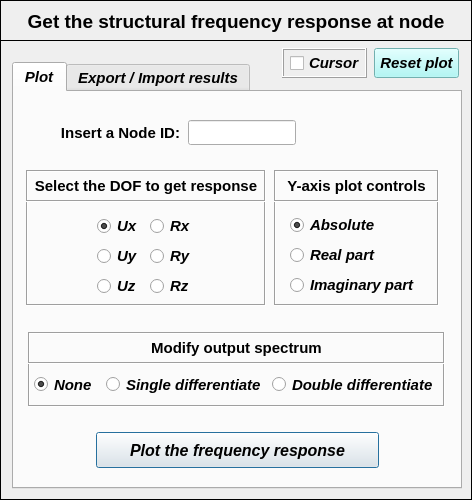
<?xml version="1.0" encoding="UTF-8"?>
<ui version="4.0">
 <class>Dialog</class>
 <widget class="QDialog" name="Dialog">
  <property name="windowModality">
   <enum>Qt::NonModal</enum>
  </property>
  <property name="geometry">
   <rect>
    <x>0</x>
    <y>0</y>
    <width>472</width>
    <height>500</height>
   </rect>
  </property>
  <property name="sizePolicy">
   <sizepolicy hsizetype="Fixed" vsizetype="Fixed">
    <horstretch>0</horstretch>
    <verstretch>0</verstretch>
   </sizepolicy>
  </property>
  <property name="minimumSize">
   <size>
    <width>472</width>
    <height>500</height>
   </size>
  </property>
  <property name="maximumSize">
   <size>
    <width>472</width>
    <height>500</height>
   </size>
  </property>
  <property name="contextMenuPolicy">
   <enum>Qt::DefaultContextMenu</enum>
  </property>
  <property name="windowTitle">
   <string>Plot frequency response</string>
  </property>
  <property name="windowIcon">
   <iconset>
    <normaloff>../../../../../../Downloads/load - Copia.png</normaloff>../../../../../../Downloads/load - Copia.png</iconset>
  </property>
  <property name="whatsThis">
   <string/>
  </property>
  <widget class="QFrame" name="frame">
   <property name="geometry">
    <rect>
     <x>0</x>
     <y>0</y>
     <width>472</width>
     <height>41</height>
    </rect>
   </property>
   <property name="minimumSize">
    <size>
     <width>472</width>
     <height>0</height>
    </size>
   </property>
   <property name="maximumSize">
    <size>
     <width>472</width>
     <height>16777215</height>
    </size>
   </property>
   <property name="frameShape">
    <enum>QFrame::Box</enum>
   </property>
   <property name="frameShadow">
    <enum>QFrame::Plain</enum>
   </property>
   <property name="lineWidth">
    <number>1</number>
   </property>
   <widget class="QLabel" name="label">
    <property name="geometry">
     <rect>
      <x>10</x>
      <y>6</y>
      <width>452</width>
      <height>30</height>
     </rect>
    </property>
    <property name="minimumSize">
     <size>
      <width>452</width>
      <height>30</height>
     </size>
    </property>
    <property name="maximumSize">
     <size>
      <width>452</width>
      <height>30</height>
     </size>
    </property>
    <property name="font">
     <font>
      <family>Arial</family>
      <pointsize>14</pointsize>
      <weight>75</weight>
      <italic>false</italic>
      <bold>true</bold>
     </font>
    </property>
    <property name="text">
     <string>Get the structural frequency response at node</string>
    </property>
    <property name="textFormat">
     <enum>Qt::AutoText</enum>
    </property>
    <property name="alignment">
     <set>Qt::AlignCenter</set>
    </property>
   </widget>
  </widget>
  <widget class="QFrame" name="frame_2">
   <property name="geometry">
    <rect>
     <x>0</x>
     <y>40</y>
     <width>472</width>
     <height>460</height>
    </rect>
   </property>
   <property name="minimumSize">
    <size>
     <width>0</width>
     <height>460</height>
    </size>
   </property>
   <property name="maximumSize">
    <size>
     <width>472</width>
     <height>460</height>
    </size>
   </property>
   <property name="frameShape">
    <enum>QFrame::Box</enum>
   </property>
   <property name="frameShadow">
    <enum>QFrame::Plain</enum>
   </property>
   <widget class="QTabWidget" name="tabWidget_plot_results">
    <property name="geometry">
     <rect>
      <x>12</x>
      <y>22</y>
      <width>450</width>
      <height>427</height>
     </rect>
    </property>
    <property name="minimumSize">
     <size>
      <width>450</width>
      <height>0</height>
     </size>
    </property>
    <property name="maximumSize">
     <size>
      <width>450</width>
      <height>16777215</height>
     </size>
    </property>
    <property name="font">
     <font>
      <family>Arial</family>
      <pointsize>11</pointsize>
      <weight>75</weight>
      <italic>true</italic>
      <bold>true</bold>
     </font>
    </property>
    <property name="currentIndex">
     <number>0</number>
    </property>
    <widget class="QWidget" name="tab_plot">
     <attribute name="title">
      <string>Plot</string>
     </attribute>
     <widget class="QPushButton" name="pushButton_plot_frequency_response">
      <property name="geometry">
       <rect>
        <x>82</x>
        <y>340</y>
        <width>283</width>
        <height>36</height>
       </rect>
      </property>
      <property name="minimumSize">
       <size>
        <width>283</width>
        <height>36</height>
       </size>
      </property>
      <property name="maximumSize">
       <size>
        <width>283</width>
        <height>36</height>
       </size>
      </property>
      <property name="font">
       <font>
        <family>Arial</family>
        <pointsize>12</pointsize>
        <weight>75</weight>
        <italic>true</italic>
        <bold>true</bold>
       </font>
      </property>
      <property name="text">
       <string>Plot the frequency response</string>
      </property>
      <property name="flat">
       <bool>false</bool>
      </property>
     </widget>
     <widget class="QFrame" name="frame_4">
      <property name="geometry">
       <rect>
        <x>260</x>
        <y>78</y>
        <width>165</width>
        <height>136</height>
       </rect>
      </property>
      <property name="minimumSize">
       <size>
        <width>165</width>
        <height>136</height>
       </size>
      </property>
      <property name="maximumSize">
       <size>
        <width>165</width>
        <height>136</height>
       </size>
      </property>
      <property name="sizeIncrement">
       <size>
        <width>0</width>
        <height>110</height>
       </size>
      </property>
      <property name="frameShape">
       <enum>QFrame::Box</enum>
      </property>
      <property name="frameShadow">
       <enum>QFrame::Sunken</enum>
      </property>
      <widget class="QWidget" name="verticalLayoutWidget_10">
       <property name="geometry">
        <rect>
         <x>16</x>
         <y>42</y>
         <width>145</width>
         <height>87</height>
        </rect>
       </property>
       <layout class="QVBoxLayout" name="verticalLayout_10">
        <item>
         <widget class="QRadioButton" name="radioButton_plotAbs">
          <property name="minimumSize">
           <size>
            <width>140</width>
            <height>22</height>
           </size>
          </property>
          <property name="maximumSize">
           <size>
            <width>140</width>
            <height>22</height>
           </size>
          </property>
          <property name="font">
           <font>
            <family>Arial</family>
            <pointsize>11</pointsize>
            <weight>75</weight>
            <italic>true</italic>
            <bold>true</bold>
           </font>
          </property>
          <property name="text">
           <string>Absolute</string>
          </property>
          <property name="iconSize">
           <size>
            <width>30</width>
            <height>30</height>
           </size>
          </property>
          <property name="checked">
           <bool>true</bool>
          </property>
         </widget>
        </item>
        <item>
         <widget class="QRadioButton" name="radioButton_plotReal">
          <property name="minimumSize">
           <size>
            <width>140</width>
            <height>22</height>
           </size>
          </property>
          <property name="maximumSize">
           <size>
            <width>140</width>
            <height>22</height>
           </size>
          </property>
          <property name="font">
           <font>
            <family>Arial</family>
            <pointsize>11</pointsize>
            <weight>75</weight>
            <italic>true</italic>
            <bold>true</bold>
           </font>
          </property>
          <property name="text">
           <string>Real part</string>
          </property>
         </widget>
        </item>
        <item>
         <widget class="QRadioButton" name="radioButton_plotImag">
          <property name="minimumSize">
           <size>
            <width>140</width>
            <height>22</height>
           </size>
          </property>
          <property name="maximumSize">
           <size>
            <width>140</width>
            <height>22</height>
           </size>
          </property>
          <property name="font">
           <font>
            <family>Arial</family>
            <pointsize>11</pointsize>
            <weight>75</weight>
            <italic>true</italic>
            <bold>true</bold>
           </font>
          </property>
          <property name="text">
           <string>Imaginary part</string>
          </property>
         </widget>
        </item>
       </layout>
      </widget>
      <widget class="QLabel" name="label_8">
       <property name="enabled">
        <bool>true</bool>
       </property>
       <property name="geometry">
        <rect>
         <x>0</x>
         <y>0</y>
         <width>165</width>
         <height>32</height>
        </rect>
       </property>
       <property name="sizePolicy">
        <sizepolicy hsizetype="Preferred" vsizetype="Expanding">
         <horstretch>0</horstretch>
         <verstretch>0</verstretch>
        </sizepolicy>
       </property>
       <property name="minimumSize">
        <size>
         <width>165</width>
         <height>32</height>
        </size>
       </property>
       <property name="maximumSize">
        <size>
         <width>165</width>
         <height>32</height>
        </size>
       </property>
       <property name="font">
        <font>
         <family>Arial</family>
         <pointsize>11</pointsize>
         <weight>75</weight>
         <italic>false</italic>
         <bold>true</bold>
        </font>
       </property>
       <property name="frameShape">
        <enum>QFrame::Box</enum>
       </property>
       <property name="frameShadow">
        <enum>QFrame::Sunken</enum>
       </property>
       <property name="text">
        <string>&lt;!DOCTYPE HTML PUBLIC &quot;-//W3C//DTD HTML 4.0//EN&quot; &quot;http://www.w3.org/TR/REC-html40/strict.dtd&quot;&gt;
&lt;html&gt;&lt;head&gt;&lt;meta name=&quot;qrichtext&quot; content=&quot;1&quot; /&gt;&lt;style type=&quot;text/css&quot;&gt;
p, li { white-space: pre-wrap; }
&lt;/style&gt;&lt;/head&gt;&lt;body style=&quot; font-family:'Arial'; font-size:11pt; font-weight:600; font-style:normal;&quot;&gt;
&lt;p align=&quot;center&quot; style=&quot; margin-top:12px; margin-bottom:12px; margin-left:0px; margin-right:0px; -qt-block-indent:0; text-indent:0px;&quot;&gt;Y-axis plot controls&lt;/p&gt;&lt;/body&gt;&lt;/html&gt;</string>
       </property>
       <property name="textFormat">
        <enum>Qt::AutoText</enum>
       </property>
       <property name="scaledContents">
        <bool>false</bool>
       </property>
       <property name="alignment">
        <set>Qt::AlignCenter</set>
       </property>
       <property name="wordWrap">
        <bool>false</bool>
       </property>
       <property name="indent">
        <number>0</number>
       </property>
      </widget>
     </widget>
     <widget class="QFrame" name="frame_5">
      <property name="geometry">
       <rect>
        <x>12</x>
        <y>78</y>
        <width>240</width>
        <height>136</height>
       </rect>
      </property>
      <property name="minimumSize">
       <size>
        <width>240</width>
        <height>136</height>
       </size>
      </property>
      <property name="maximumSize">
       <size>
        <width>240</width>
        <height>136</height>
       </size>
      </property>
      <property name="frameShape">
       <enum>QFrame::Box</enum>
      </property>
      <property name="frameShadow">
       <enum>QFrame::Sunken</enum>
      </property>
      <widget class="QLabel" name="label_3">
       <property name="enabled">
        <bool>true</bool>
       </property>
       <property name="geometry">
        <rect>
         <x>0</x>
         <y>0</y>
         <width>240</width>
         <height>32</height>
        </rect>
       </property>
       <property name="sizePolicy">
        <sizepolicy hsizetype="Preferred" vsizetype="Expanding">
         <horstretch>0</horstretch>
         <verstretch>0</verstretch>
        </sizepolicy>
       </property>
       <property name="minimumSize">
        <size>
         <width>240</width>
         <height>32</height>
        </size>
       </property>
       <property name="maximumSize">
        <size>
         <width>240</width>
         <height>32</height>
        </size>
       </property>
       <property name="font">
        <font>
         <family>Arial</family>
         <pointsize>11</pointsize>
         <weight>75</weight>
         <italic>false</italic>
         <bold>true</bold>
        </font>
       </property>
       <property name="frameShape">
        <enum>QFrame::Box</enum>
       </property>
       <property name="frameShadow">
        <enum>QFrame::Sunken</enum>
       </property>
       <property name="text">
        <string>&lt;!DOCTYPE HTML PUBLIC &quot;-//W3C//DTD HTML 4.0//EN&quot; &quot;http://www.w3.org/TR/REC-html40/strict.dtd&quot;&gt;
&lt;html&gt;&lt;head&gt;&lt;meta name=&quot;qrichtext&quot; content=&quot;1&quot; /&gt;&lt;style type=&quot;text/css&quot;&gt;
p, li { white-space: pre-wrap; }
&lt;/style&gt;&lt;/head&gt;&lt;body style=&quot; font-family:'Arial'; font-size:11pt; font-weight:600; font-style:normal;&quot;&gt;
&lt;p align=&quot;center&quot; style=&quot; margin-top:12px; margin-bottom:12px; margin-left:0px; margin-right:0px; -qt-block-indent:0; text-indent:0px;&quot;&gt;Select the DOF to get response&lt;/p&gt;&lt;/body&gt;&lt;/html&gt;</string>
       </property>
       <property name="textFormat">
        <enum>Qt::AutoText</enum>
       </property>
       <property name="scaledContents">
        <bool>false</bool>
       </property>
       <property name="alignment">
        <set>Qt::AlignCenter</set>
       </property>
       <property name="wordWrap">
        <bool>false</bool>
       </property>
       <property name="indent">
        <number>0</number>
       </property>
      </widget>
      <widget class="QWidget" name="gridLayoutWidget">
       <property name="geometry">
        <rect>
         <x>64</x>
         <y>44</y>
         <width>109</width>
         <height>85</height>
        </rect>
       </property>
       <layout class="QGridLayout" name="gridLayout">
        <item row="2" column="0">
         <widget class="QRadioButton" name="radioButton_uz">
          <property name="maximumSize">
           <size>
            <width>40</width>
            <height>16777215</height>
           </size>
          </property>
          <property name="font">
           <font>
            <family>Arial</family>
            <pointsize>11</pointsize>
            <weight>75</weight>
            <italic>true</italic>
            <bold>true</bold>
           </font>
          </property>
          <property name="text">
           <string>Uz</string>
          </property>
          <property name="checked">
           <bool>false</bool>
          </property>
         </widget>
        </item>
        <item row="1" column="0">
         <widget class="QRadioButton" name="radioButton_uy">
          <property name="maximumSize">
           <size>
            <width>40</width>
            <height>16777215</height>
           </size>
          </property>
          <property name="font">
           <font>
            <family>Arial</family>
            <pointsize>11</pointsize>
            <weight>75</weight>
            <italic>true</italic>
            <bold>true</bold>
           </font>
          </property>
          <property name="text">
           <string>Uy</string>
          </property>
          <property name="checked">
           <bool>false</bool>
          </property>
         </widget>
        </item>
        <item row="0" column="0">
         <widget class="QRadioButton" name="radioButton_ux">
          <property name="maximumSize">
           <size>
            <width>40</width>
            <height>16777215</height>
           </size>
          </property>
          <property name="font">
           <font>
            <family>Arial</family>
            <pointsize>11</pointsize>
            <weight>75</weight>
            <italic>true</italic>
            <bold>true</bold>
           </font>
          </property>
          <property name="text">
           <string>Ux</string>
          </property>
          <property name="checked">
           <bool>true</bool>
          </property>
         </widget>
        </item>
        <item row="2" column="1">
         <widget class="QRadioButton" name="radioButton_rz">
          <property name="maximumSize">
           <size>
            <width>40</width>
            <height>16777215</height>
           </size>
          </property>
          <property name="font">
           <font>
            <family>Arial</family>
            <pointsize>11</pointsize>
            <weight>75</weight>
            <italic>true</italic>
            <bold>true</bold>
           </font>
          </property>
          <property name="text">
           <string>Rz</string>
          </property>
          <property name="checked">
           <bool>false</bool>
          </property>
         </widget>
        </item>
        <item row="1" column="1">
         <widget class="QRadioButton" name="radioButton_ry">
          <property name="maximumSize">
           <size>
            <width>40</width>
            <height>16777215</height>
           </size>
          </property>
          <property name="font">
           <font>
            <family>Arial</family>
            <pointsize>11</pointsize>
            <weight>75</weight>
            <italic>true</italic>
            <bold>true</bold>
           </font>
          </property>
          <property name="text">
           <string>Ry</string>
          </property>
          <property name="checked">
           <bool>false</bool>
          </property>
         </widget>
        </item>
        <item row="0" column="1">
         <widget class="QRadioButton" name="radioButton_rx">
          <property name="maximumSize">
           <size>
            <width>40</width>
            <height>16777215</height>
           </size>
          </property>
          <property name="font">
           <font>
            <family>Arial</family>
            <pointsize>11</pointsize>
            <weight>75</weight>
            <italic>true</italic>
            <bold>true</bold>
           </font>
          </property>
          <property name="text">
           <string>Rx</string>
          </property>
          <property name="checked">
           <bool>false</bool>
          </property>
         </widget>
        </item>
       </layout>
      </widget>
     </widget>
     <widget class="QLabel" name="label_10">
      <property name="geometry">
       <rect>
        <x>44</x>
        <y>28</y>
        <width>125</width>
        <height>25</height>
       </rect>
      </property>
      <property name="minimumSize">
       <size>
        <width>0</width>
        <height>25</height>
       </size>
      </property>
      <property name="maximumSize">
       <size>
        <width>16777215</width>
        <height>25</height>
       </size>
      </property>
      <property name="font">
       <font>
        <family>Arial</family>
        <pointsize>11</pointsize>
        <weight>75</weight>
        <italic>false</italic>
        <bold>true</bold>
       </font>
      </property>
      <property name="text">
       <string>Insert a Node ID:</string>
      </property>
      <property name="alignment">
       <set>Qt::AlignCenter</set>
      </property>
     </widget>
     <widget class="QLineEdit" name="lineEdit_nodeID">
      <property name="geometry">
       <rect>
        <x>174</x>
        <y>28</y>
        <width>108</width>
        <height>25</height>
       </rect>
      </property>
      <property name="minimumSize">
       <size>
        <width>108</width>
        <height>25</height>
       </size>
      </property>
      <property name="maximumSize">
       <size>
        <width>108</width>
        <height>25</height>
       </size>
      </property>
      <property name="font">
       <font>
        <family>Arial</family>
        <pointsize>11</pointsize>
        <weight>75</weight>
        <italic>true</italic>
        <bold>true</bold>
       </font>
      </property>
      <property name="styleSheet">
       <string notr="true">color: rgb(0, 0, 255);</string>
      </property>
      <property name="text">
       <string/>
      </property>
      <property name="alignment">
       <set>Qt::AlignCenter</set>
      </property>
     </widget>
     <widget class="QFrame" name="frame_3">
      <property name="geometry">
       <rect>
        <x>14</x>
        <y>240</y>
        <width>417</width>
        <height>75</height>
       </rect>
      </property>
      <property name="minimumSize">
       <size>
        <width>417</width>
        <height>0</height>
       </size>
      </property>
      <property name="maximumSize">
       <size>
        <width>417</width>
        <height>16777215</height>
       </size>
      </property>
      <property name="frameShape">
       <enum>QFrame::Box</enum>
      </property>
      <property name="frameShadow">
       <enum>QFrame::Sunken</enum>
      </property>
      <widget class="QRadioButton" name="radioButton_NoneDiff">
       <property name="geometry">
        <rect>
         <x>6</x>
         <y>40</y>
         <width>70</width>
         <height>25</height>
        </rect>
       </property>
       <property name="minimumSize">
        <size>
         <width>70</width>
         <height>25</height>
        </size>
       </property>
       <property name="maximumSize">
        <size>
         <width>70</width>
         <height>25</height>
        </size>
       </property>
       <property name="font">
        <font>
         <family>Arial</family>
         <pointsize>11</pointsize>
         <weight>75</weight>
         <italic>true</italic>
         <bold>true</bold>
        </font>
       </property>
       <property name="text">
        <string>None</string>
       </property>
       <property name="iconSize">
        <size>
         <width>30</width>
         <height>30</height>
        </size>
       </property>
       <property name="checked">
        <bool>true</bool>
       </property>
      </widget>
      <widget class="QRadioButton" name="radioButton_SingleDiff">
       <property name="geometry">
        <rect>
         <x>78</x>
         <y>40</y>
         <width>162</width>
         <height>25</height>
        </rect>
       </property>
       <property name="minimumSize">
        <size>
         <width>162</width>
         <height>25</height>
        </size>
       </property>
       <property name="maximumSize">
        <size>
         <width>162</width>
         <height>25</height>
        </size>
       </property>
       <property name="font">
        <font>
         <family>Arial</family>
         <pointsize>11</pointsize>
         <weight>75</weight>
         <italic>true</italic>
         <bold>true</bold>
        </font>
       </property>
       <property name="text">
        <string>Single differentiate</string>
       </property>
      </widget>
      <widget class="QRadioButton" name="radioButton_DoubleDiff">
       <property name="geometry">
        <rect>
         <x>244</x>
         <y>40</y>
         <width>162</width>
         <height>25</height>
        </rect>
       </property>
       <property name="minimumSize">
        <size>
         <width>162</width>
         <height>25</height>
        </size>
       </property>
       <property name="maximumSize">
        <size>
         <width>162</width>
         <height>25</height>
        </size>
       </property>
       <property name="font">
        <font>
         <family>Arial</family>
         <pointsize>11</pointsize>
         <weight>75</weight>
         <italic>true</italic>
         <bold>true</bold>
        </font>
       </property>
       <property name="text">
        <string>Double differentiate</string>
       </property>
      </widget>
      <widget class="QLabel" name="label_11">
       <property name="enabled">
        <bool>true</bool>
       </property>
       <property name="geometry">
        <rect>
         <x>0</x>
         <y>0</y>
         <width>417</width>
         <height>32</height>
        </rect>
       </property>
       <property name="sizePolicy">
        <sizepolicy hsizetype="Preferred" vsizetype="Expanding">
         <horstretch>0</horstretch>
         <verstretch>0</verstretch>
        </sizepolicy>
       </property>
       <property name="minimumSize">
        <size>
         <width>417</width>
         <height>32</height>
        </size>
       </property>
       <property name="maximumSize">
        <size>
         <width>417</width>
         <height>32</height>
        </size>
       </property>
       <property name="font">
        <font>
         <family>Arial</family>
         <pointsize>11</pointsize>
         <weight>75</weight>
         <italic>false</italic>
         <bold>true</bold>
        </font>
       </property>
       <property name="frameShape">
        <enum>QFrame::Box</enum>
       </property>
       <property name="frameShadow">
        <enum>QFrame::Sunken</enum>
       </property>
       <property name="text">
        <string>&lt;!DOCTYPE HTML PUBLIC &quot;-//W3C//DTD HTML 4.0//EN&quot; &quot;http://www.w3.org/TR/REC-html40/strict.dtd&quot;&gt;
&lt;html&gt;&lt;head&gt;&lt;meta name=&quot;qrichtext&quot; content=&quot;1&quot; /&gt;&lt;style type=&quot;text/css&quot;&gt;
p, li { white-space: pre-wrap; }
&lt;/style&gt;&lt;/head&gt;&lt;body style=&quot; font-family:'Arial'; font-size:11pt; font-weight:600; font-style:normal;&quot;&gt;
&lt;p align=&quot;center&quot; style=&quot; margin-top:12px; margin-bottom:12px; margin-left:0px; margin-right:0px; -qt-block-indent:0; text-indent:0px;&quot;&gt;Modify output spectrum&lt;/p&gt;&lt;/body&gt;&lt;/html&gt;</string>
       </property>
       <property name="textFormat">
        <enum>Qt::AutoText</enum>
       </property>
       <property name="scaledContents">
        <bool>false</bool>
       </property>
       <property name="alignment">
        <set>Qt::AlignCenter</set>
       </property>
       <property name="wordWrap">
        <bool>false</bool>
       </property>
       <property name="indent">
        <number>0</number>
       </property>
      </widget>
     </widget>
    </widget>
    <widget class="QWidget" name="tab_export_import">
     <attribute name="title">
      <string>Export / Import results</string>
     </attribute>
     <widget class="QTabWidget" name="tabWidget_2">
      <property name="geometry">
       <rect>
        <x>6</x>
        <y>8</y>
        <width>433</width>
        <height>375</height>
       </rect>
      </property>
      <property name="font">
       <font>
        <family>Arial</family>
        <pointsize>11</pointsize>
        <weight>75</weight>
        <italic>true</italic>
        <bold>true</bold>
       </font>
      </property>
      <property name="layoutDirection">
       <enum>Qt::LeftToRight</enum>
      </property>
      <property name="currentIndex">
       <number>0</number>
      </property>
      <property name="elideMode">
       <enum>Qt::ElideRight</enum>
      </property>
      <widget class="QWidget" name="tab_3">
       <attribute name="title">
        <string>Export</string>
       </attribute>
       <widget class="QWidget" name="horizontalLayoutWidget">
        <property name="geometry">
         <rect>
          <x>133</x>
          <y>36</y>
          <width>249</width>
          <height>27</height>
         </rect>
        </property>
        <layout class="QHBoxLayout" name="horizontalLayout">
         <item>
          <widget class="QRadioButton" name="radioButton_Absolute">
           <property name="minimumSize">
            <size>
             <width>90</width>
             <height>25</height>
            </size>
           </property>
           <property name="maximumSize">
            <size>
             <width>90</width>
             <height>25</height>
            </size>
           </property>
           <property name="text">
            <string>Absolute</string>
           </property>
           <property name="checked">
            <bool>true</bool>
           </property>
          </widget>
         </item>
         <item>
          <widget class="QRadioButton" name="radioButton_Real_Imaginary">
           <property name="minimumSize">
            <size>
             <width>140</width>
             <height>25</height>
            </size>
           </property>
           <property name="maximumSize">
            <size>
             <width>140</width>
             <height>25</height>
            </size>
           </property>
           <property name="text">
            <string>Real / Imaginary</string>
           </property>
           <property name="checked">
            <bool>false</bool>
           </property>
          </widget>
         </item>
        </layout>
       </widget>
       <widget class="QToolButton" name="toolButton_ExportResults">
        <property name="geometry">
         <rect>
          <x>154</x>
          <y>210</y>
          <width>120</width>
          <height>30</height>
         </rect>
        </property>
        <property name="minimumSize">
         <size>
          <width>120</width>
          <height>30</height>
         </size>
        </property>
        <property name="maximumSize">
         <size>
          <width>120</width>
          <height>30</height>
         </size>
        </property>
        <property name="font">
         <font>
          <family>Arial</family>
          <pointsize>12</pointsize>
          <weight>75</weight>
          <italic>true</italic>
          <bold>true</bold>
         </font>
        </property>
        <property name="text">
         <string>Export results</string>
        </property>
       </widget>
       <widget class="QLabel" name="label_5">
        <property name="geometry">
         <rect>
          <x>2</x>
          <y>148</y>
          <width>125</width>
          <height>25</height>
         </rect>
        </property>
        <property name="minimumSize">
         <size>
          <width>125</width>
          <height>25</height>
         </size>
        </property>
        <property name="maximumSize">
         <size>
          <width>125</width>
          <height>25</height>
         </size>
        </property>
        <property name="font">
         <font>
          <family>Arial</family>
          <pointsize>11</pointsize>
          <weight>75</weight>
          <italic>false</italic>
          <bold>true</bold>
         </font>
        </property>
        <property name="text">
         <string>Choose a folder:</string>
        </property>
        <property name="alignment">
         <set>Qt::AlignRight|Qt::AlignTrailing|Qt::AlignVCenter</set>
        </property>
       </widget>
       <widget class="QLineEdit" name="lineEdit_SaveResultsPath">
        <property name="geometry">
         <rect>
          <x>132</x>
          <y>148</y>
          <width>221</width>
          <height>25</height>
         </rect>
        </property>
        <property name="minimumSize">
         <size>
          <width>0</width>
          <height>25</height>
         </size>
        </property>
        <property name="maximumSize">
         <size>
          <width>16777215</width>
          <height>25</height>
         </size>
        </property>
        <property name="font">
         <font>
          <pointsize>9</pointsize>
          <weight>50</weight>
          <italic>true</italic>
          <bold>false</bold>
         </font>
        </property>
        <property name="layoutDirection">
         <enum>Qt::LeftToRight</enum>
        </property>
        <property name="alignment">
         <set>Qt::AlignCenter</set>
        </property>
       </widget>
       <widget class="QToolButton" name="toolButton_ChooseFolderExport">
        <property name="geometry">
         <rect>
          <x>358</x>
          <y>148</y>
          <width>60</width>
          <height>25</height>
         </rect>
        </property>
        <property name="minimumSize">
         <size>
          <width>60</width>
          <height>25</height>
         </size>
        </property>
        <property name="maximumSize">
         <size>
          <width>60</width>
          <height>25</height>
         </size>
        </property>
        <property name="font">
         <font>
          <family>Arial</family>
          <pointsize>11</pointsize>
          <weight>75</weight>
          <italic>true</italic>
          <bold>true</bold>
         </font>
        </property>
        <property name="text">
         <string>Search</string>
        </property>
       </widget>
       <widget class="QLineEdit" name="lineEdit_FileName">
        <property name="geometry">
         <rect>
          <x>132</x>
          <y>98</y>
          <width>221</width>
          <height>25</height>
         </rect>
        </property>
        <property name="minimumSize">
         <size>
          <width>0</width>
          <height>25</height>
         </size>
        </property>
        <property name="maximumSize">
         <size>
          <width>16777215</width>
          <height>25</height>
         </size>
        </property>
        <property name="font">
         <font>
          <pointsize>10</pointsize>
          <weight>75</weight>
          <italic>true</italic>
          <bold>true</bold>
         </font>
        </property>
        <property name="layoutDirection">
         <enum>Qt::LeftToRight</enum>
        </property>
        <property name="text">
         <string/>
        </property>
        <property name="alignment">
         <set>Qt::AlignCenter</set>
        </property>
       </widget>
       <widget class="QLabel" name="label_6">
        <property name="geometry">
         <rect>
          <x>2</x>
          <y>98</y>
          <width>125</width>
          <height>25</height>
         </rect>
        </property>
        <property name="minimumSize">
         <size>
          <width>125</width>
          <height>25</height>
         </size>
        </property>
        <property name="maximumSize">
         <size>
          <width>125</width>
          <height>25</height>
         </size>
        </property>
        <property name="font">
         <font>
          <family>Arial</family>
          <pointsize>11</pointsize>
          <weight>75</weight>
          <italic>false</italic>
          <bold>true</bold>
         </font>
        </property>
        <property name="text">
         <string>Insert a name:</string>
        </property>
        <property name="scaledContents">
         <bool>false</bool>
        </property>
        <property name="alignment">
         <set>Qt::AlignRight|Qt::AlignTrailing|Qt::AlignVCenter</set>
        </property>
       </widget>
       <widget class="QLabel" name="label_7">
        <property name="geometry">
         <rect>
          <x>24</x>
          <y>40</y>
          <width>100</width>
          <height>20</height>
         </rect>
        </property>
        <property name="minimumSize">
         <size>
          <width>100</width>
          <height>20</height>
         </size>
        </property>
        <property name="maximumSize">
         <size>
          <width>90</width>
          <height>20</height>
         </size>
        </property>
        <property name="font">
         <font>
          <family>Arial</family>
          <pointsize>11</pointsize>
          <weight>75</weight>
          <italic>false</italic>
          <bold>true</bold>
         </font>
        </property>
        <property name="text">
         <string>Data to save:</string>
        </property>
        <property name="scaledContents">
         <bool>false</bool>
        </property>
        <property name="alignment">
         <set>Qt::AlignCenter</set>
        </property>
       </widget>
      </widget>
      <widget class="QWidget" name="tab_4">
       <attribute name="title">
        <string>Import</string>
       </attribute>
       <widget class="QPushButton" name="pushButton_search_file_to_import">
        <property name="geometry">
         <rect>
          <x>330</x>
          <y>46</y>
          <width>88</width>
          <height>30</height>
         </rect>
        </property>
        <property name="minimumSize">
         <size>
          <width>88</width>
          <height>30</height>
         </size>
        </property>
        <property name="maximumSize">
         <size>
          <width>88</width>
          <height>30</height>
         </size>
        </property>
        <property name="sizeIncrement">
         <size>
          <width>0</width>
          <height>0</height>
         </size>
        </property>
        <property name="font">
         <font>
          <family>Arial</family>
          <pointsize>11</pointsize>
          <weight>75</weight>
          <italic>true</italic>
          <bold>true</bold>
         </font>
        </property>
        <property name="text">
         <string>Search</string>
        </property>
       </widget>
       <widget class="QLineEdit" name="lineEdit_ImportResultsPath">
        <property name="enabled">
         <bool>false</bool>
        </property>
        <property name="geometry">
         <rect>
          <x>66</x>
          <y>46</y>
          <width>260</width>
          <height>30</height>
         </rect>
        </property>
        <property name="minimumSize">
         <size>
          <width>260</width>
          <height>30</height>
         </size>
        </property>
        <property name="maximumSize">
         <size>
          <width>260</width>
          <height>30</height>
         </size>
        </property>
        <property name="font">
         <font>
          <pointsize>9</pointsize>
          <weight>50</weight>
          <italic>true</italic>
          <bold>false</bold>
         </font>
        </property>
        <property name="layoutDirection">
         <enum>Qt::LeftToRight</enum>
        </property>
        <property name="styleSheet">
         <string notr="true">background-color: rgb(255, 255, 255);
color: rgb(0, 0, 255);</string>
        </property>
        <property name="alignment">
         <set>Qt::AlignCenter</set>
        </property>
       </widget>
       <widget class="QLabel" name="label_9">
        <property name="geometry">
         <rect>
          <x>6</x>
          <y>46</y>
          <width>60</width>
          <height>30</height>
         </rect>
        </property>
        <property name="minimumSize">
         <size>
          <width>60</width>
          <height>30</height>
         </size>
        </property>
        <property name="maximumSize">
         <size>
          <width>60</width>
          <height>30</height>
         </size>
        </property>
        <property name="font">
         <font>
          <family>Arial</family>
          <pointsize>11</pointsize>
          <weight>75</weight>
          <italic>false</italic>
          <bold>true</bold>
         </font>
        </property>
        <property name="text">
         <string>Path:</string>
        </property>
        <property name="alignment">
         <set>Qt::AlignCenter</set>
        </property>
       </widget>
       <widget class="QTreeWidget" name="treeWidget_import_text_files">
        <property name="geometry">
         <rect>
          <x>10</x>
          <y>82</y>
          <width>410</width>
          <height>120</height>
         </rect>
        </property>
        <property name="minimumSize">
         <size>
          <width>410</width>
          <height>120</height>
         </size>
        </property>
        <property name="maximumSize">
         <size>
          <width>410</width>
          <height>120</height>
         </size>
        </property>
        <property name="font">
         <font>
          <family>Arial</family>
          <pointsize>8</pointsize>
          <italic>true</italic>
         </font>
        </property>
        <property name="alternatingRowColors">
         <bool>true</bool>
        </property>
        <property name="indentation">
         <number>0</number>
        </property>
        <column>
         <property name="text">
          <string>Filename</string>
         </property>
         <property name="font">
          <font>
           <family>Arial</family>
           <pointsize>9</pointsize>
           <weight>75</weight>
           <italic>true</italic>
           <bold>true</bold>
          </font>
         </property>
         <property name="textAlignment">
          <set>AlignCenter</set>
         </property>
        </column>
        <column>
         <property name="text">
          <string>Add to plot</string>
         </property>
         <property name="font">
          <font>
           <family>Arial</family>
           <pointsize>9</pointsize>
           <weight>75</weight>
           <italic>true</italic>
           <bold>true</bold>
          </font>
         </property>
         <property name="textAlignment">
          <set>AlignCenter</set>
         </property>
        </column>
       </widget>
       <widget class="QLabel" name="label_12">
        <property name="geometry">
         <rect>
          <x>136</x>
          <y>10</y>
          <width>160</width>
          <height>25</height>
         </rect>
        </property>
        <property name="minimumSize">
         <size>
          <width>160</width>
          <height>25</height>
         </size>
        </property>
        <property name="maximumSize">
         <size>
          <width>160</width>
          <height>25</height>
         </size>
        </property>
        <property name="font">
         <font>
          <family>Arial</family>
          <pointsize>11</pointsize>
          <weight>75</weight>
          <italic>false</italic>
          <bold>true</bold>
         </font>
        </property>
        <property name="text">
         <string>Header rows to skip:</string>
        </property>
        <property name="alignment">
         <set>Qt::AlignCenter</set>
        </property>
       </widget>
       <widget class="QSpinBox" name="spinBox">
        <property name="geometry">
         <rect>
          <x>298</x>
          <y>10</y>
          <width>42</width>
          <height>25</height>
         </rect>
        </property>
        <property name="minimumSize">
         <size>
          <width>0</width>
          <height>25</height>
         </size>
        </property>
        <property name="maximumSize">
         <size>
          <width>16777215</width>
          <height>25</height>
         </size>
        </property>
        <property name="alignment">
         <set>Qt::AlignCenter</set>
        </property>
        <property name="maximum">
         <number>10</number>
        </property>
       </widget>
       <widget class="QTreeWidget" name="treeWidget_import_sheet_files">
        <property name="geometry">
         <rect>
          <x>10</x>
          <y>214</y>
          <width>410</width>
          <height>120</height>
         </rect>
        </property>
        <property name="minimumSize">
         <size>
          <width>410</width>
          <height>120</height>
         </size>
        </property>
        <property name="maximumSize">
         <size>
          <width>410</width>
          <height>120</height>
         </size>
        </property>
        <property name="font">
         <font>
          <family>Arial</family>
          <pointsize>8</pointsize>
          <italic>true</italic>
         </font>
        </property>
        <property name="alternatingRowColors">
         <bool>true</bool>
        </property>
        <property name="indentation">
         <number>0</number>
        </property>
        <column>
         <property name="text">
          <string>Filename</string>
         </property>
         <property name="font">
          <font>
           <family>Arial</family>
           <pointsize>9</pointsize>
           <weight>75</weight>
           <italic>true</italic>
           <bold>true</bold>
          </font>
         </property>
         <property name="textAlignment">
          <set>AlignCenter</set>
         </property>
        </column>
        <column>
         <property name="text">
          <string>Sheetname</string>
         </property>
         <property name="font">
          <font>
           <family>Arial</family>
           <pointsize>9</pointsize>
           <weight>75</weight>
           <italic>true</italic>
           <bold>true</bold>
          </font>
         </property>
         <property name="textAlignment">
          <set>AlignCenter</set>
         </property>
        </column>
        <column>
         <property name="text">
          <string>Add to plot</string>
         </property>
         <property name="font">
          <font>
           <family>Arial</family>
           <pointsize>9</pointsize>
           <weight>75</weight>
           <italic>true</italic>
           <bold>true</bold>
          </font>
         </property>
         <property name="textAlignment">
          <set>AlignCenter</set>
         </property>
        </column>
       </widget>
       <widget class="QCheckBox" name="checkBox_skiprows">
        <property name="geometry">
         <rect>
          <x>108</x>
          <y>10</y>
          <width>25</width>
          <height>25</height>
         </rect>
        </property>
        <property name="minimumSize">
         <size>
          <width>25</width>
          <height>25</height>
         </size>
        </property>
        <property name="maximumSize">
         <size>
          <width>25</width>
          <height>25</height>
         </size>
        </property>
        <property name="layoutDirection">
         <enum>Qt::RightToLeft</enum>
        </property>
        <property name="text">
         <string/>
        </property>
       </widget>
      </widget>
     </widget>
    </widget>
   </widget>
   <widget class="QToolButton" name="toolButton_ResetPlot">
    <property name="geometry">
     <rect>
      <x>374</x>
      <y>8</y>
      <width>85</width>
      <height>30</height>
     </rect>
    </property>
    <property name="minimumSize">
     <size>
      <width>85</width>
      <height>30</height>
     </size>
    </property>
    <property name="maximumSize">
     <size>
      <width>85</width>
      <height>30</height>
     </size>
    </property>
    <property name="font">
     <font>
      <family>Arial</family>
      <pointsize>11</pointsize>
      <weight>75</weight>
      <italic>true</italic>
      <bold>true</bold>
     </font>
    </property>
    <property name="styleSheet">
     <string notr="true">background-color: rgb(159, 247, 245);</string>
    </property>
    <property name="text">
     <string>Reset plot</string>
    </property>
   </widget>
   <widget class="QFrame" name="frame_6">
    <property name="geometry">
     <rect>
      <x>282</x>
      <y>8</y>
      <width>85</width>
      <height>30</height>
     </rect>
    </property>
    <property name="minimumSize">
     <size>
      <width>85</width>
      <height>30</height>
     </size>
    </property>
    <property name="maximumSize">
     <size>
      <width>85</width>
      <height>30</height>
     </size>
    </property>
    <property name="sizeIncrement">
     <size>
      <width>0</width>
      <height>110</height>
     </size>
    </property>
    <property name="frameShape">
     <enum>QFrame::Box</enum>
    </property>
    <property name="frameShadow">
     <enum>QFrame::Raised</enum>
    </property>
    <widget class="QCheckBox" name="checkBox_cursor">
     <property name="geometry">
      <rect>
       <x>8</x>
       <y>2</y>
       <width>75</width>
       <height>26</height>
      </rect>
     </property>
     <property name="minimumSize">
      <size>
       <width>75</width>
       <height>26</height>
      </size>
     </property>
     <property name="maximumSize">
      <size>
       <width>75</width>
       <height>26</height>
      </size>
     </property>
     <property name="font">
      <font>
       <family>Arial</family>
       <pointsize>11</pointsize>
       <weight>75</weight>
       <italic>true</italic>
       <bold>true</bold>
      </font>
     </property>
     <property name="text">
      <string>Cursor</string>
     </property>
     <property name="checked">
      <bool>false</bool>
     </property>
    </widget>
   </widget>
  </widget>
 </widget>
 <resources/>
 <connections/>
</ui>
